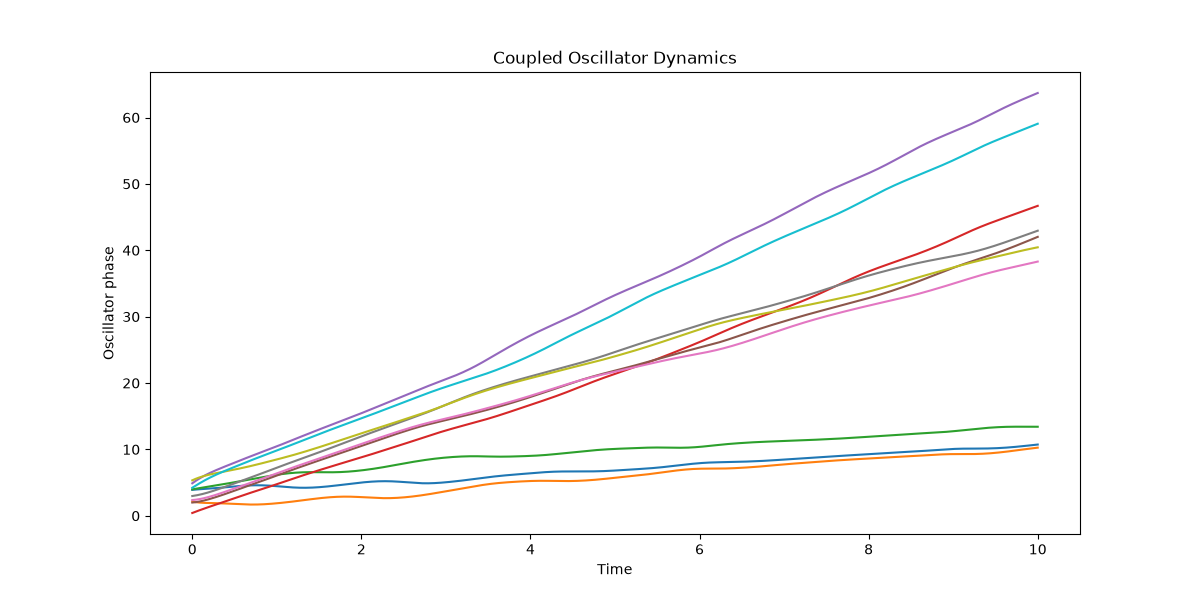

Write Python code to recreate this figure.
import numpy as np
import matplotlib.pyplot as plt

# Define the system parameters
N = 10  # Number of oscillators
omega = 2 * np.pi * np.random.rand(N)  # Natural frequencies
k = 1.0  # Coupling strength

# Implement the system dynamics
def coupled_oscillator_dynamics(theta, t):
    dtheta = omega + k * np.sin(theta[:, None] - theta[None, :]).sum(axis=1)
    return dtheta

# Initial conditions
theta0 = 2 * np.pi * np.random.rand(N)

# Simulate the system
t = np.linspace(0, 10, 1000)
theta = np.zeros((len(t), N))
theta[0] = theta0
for i in range(1, len(t)):
    theta[i] = theta[i-1] + coupled_oscillator_dynamics(theta[i-1], t[i-1]) * (t[i] - t[i-1])

# Visualize the results
plt.figure(figsize=(12, 6))
plt.plot(t, theta)
plt.xlabel('Time')
plt.ylabel('Oscillator phase')
plt.title('Coupled Oscillator Dynamics')
plt.savefig('coupled_oscillator_dynamics.png')
